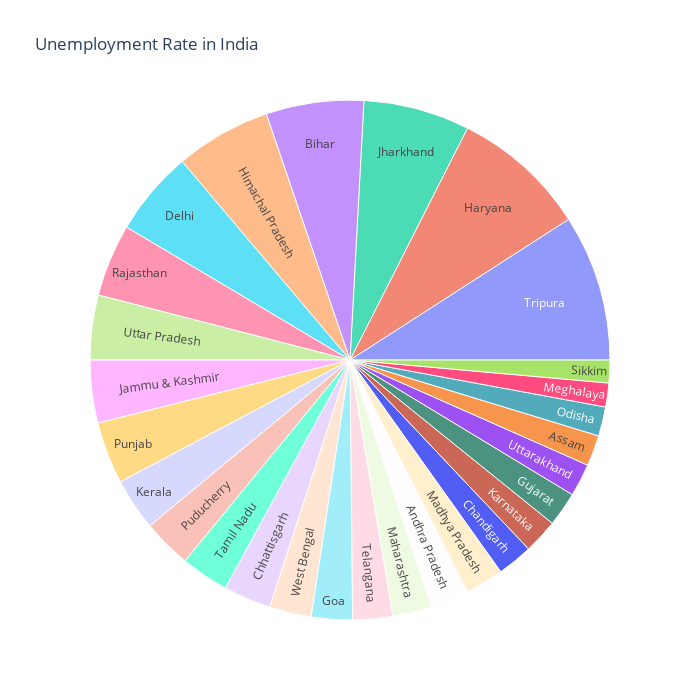

Write notebook code for a chart like this one.
### Code cell
unemployment = dataset[["Region", " Estimated Unemployment Rate (%)"]]
fig = px.sunburst(unemployment, path = ["Region"], values = " Estimated Unemployment Rate (%)",
                 width = 700, height = 700, color_continuous_scale = "RdY1Gn",
                 title = "Unemployment Rate in India")
fig.show()


## By hovering over a particular state, we get the Estimated Unemployment Rate.

### Figure 1 — Plotly figure (JSON) as saved in the notebook; plotly's stock layout.template omitted (floating-point values rounded to 4 significant figures)
{"data": [{"branchvalues": "total", "domain": {"x": [0, 1], "y": [0, 1]}, "hovertemplate": "labels=%{label}<br> Estimated Unemployment Rate (%)=%{value}<br>parent=%{parent}<br>id=%{id}<extra></extra>", "ids": ["Andhra Pradesh", "Assam", "Bihar", "Chandigarh", "Chhattisgarh", "Delhi", "Goa", "Gujarat", "Haryana", "Himachal Pradesh", "Jammu & Kashmir", "Jharkhand", "Karnataka", "Kerala", "Madhya Pradesh", "Maharashtra", "Meghalaya", "Odisha", "Puducherry", "Punjab", "Rajasthan", "Sikkim", "Tamil Nadu", "Telangana", "Tripura", "Uttar Pradesh", "Uttarakhand", "West Bengal"], "labels": ["Andhra Pradesh", "Assam", "Bihar", "Chandigarh", "Chhattisgarh", "Delhi", "Goa", "Gujarat", "Haryana", "Himachal Pradesh", "Jammu & Kashmir", "Jharkhand", "Karnataka", "Kerala", "Madhya Pradesh", "Maharashtra", "Meghalaya", "Odisha", "Puducherry", "Punjab", "Rajasthan", "Sikkim", "Tamil Nadu", "Telangana", "Tripura", "Uttar Pradesh", "Uttarakhand", "West Bengal"], "name": "", "parents": ["", "", "", "", "", "", "", "", "", "", "", "", "", "", "", "", "", "", "", "", "", "", "", "", "", "", "", ""], "type": "sunburst", "values": [209.4, 167.1, 529.7, 191.9, 258.7, 461.9, 222.6, 186.6, 735.9, 519.1, 340.0, 576.4, 186.9, 283.5, 207.4, 211.6, 129.6, 158.4, 265.6, 336.9, 393.6, 123.2, 260.0, 216.7, 793.8, 351.4, 177.7, 227.5]}], "layout": {"height": 700, "legend": {"tracegroupgap": 0}, "title": {"text": "Unemployment Rate in India"}, "width": 700}}
